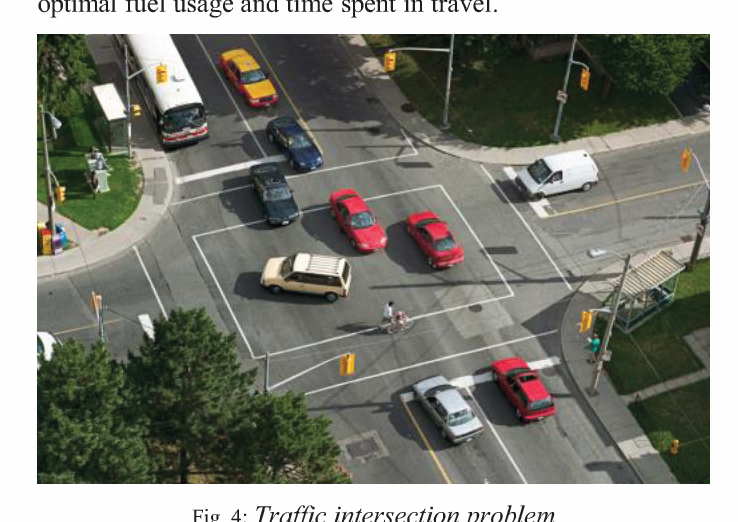
#> input picture traffic.png, 738 x 522 px, found by its file name
$ python contour.py   (older library calls are emulated)
#> lines starting #> are read from the running program, lines starting #| are printed output that depends on the picture; after the words box and inside, x2 and y2 are one past the last pixel; in counts of white or black regions, pixels touching at a corner belong together
import numpy as np
import cv2

image = cv2.imread("E:\\Projects\\Python\\OpenCV\\traffic.png")
#> image is the input picture: shape (522, 738, 3); mean B, G, R 121, 129.9, 128.8
imgray = cv2.cvtColor(image, cv2.COLOR_BGR2GRAY)
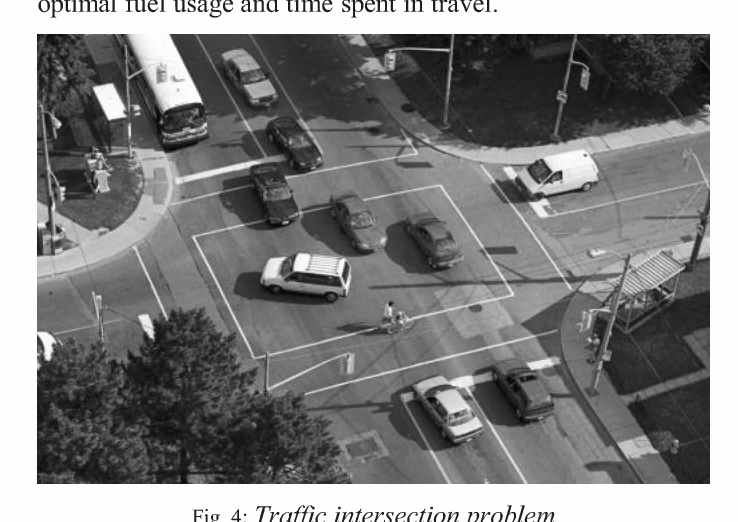
#> imgray: shape (522, 738); min 3, max 255, mean 128.6
ret, thresh = cv2.threshold(imgray, 127, 255, 0)
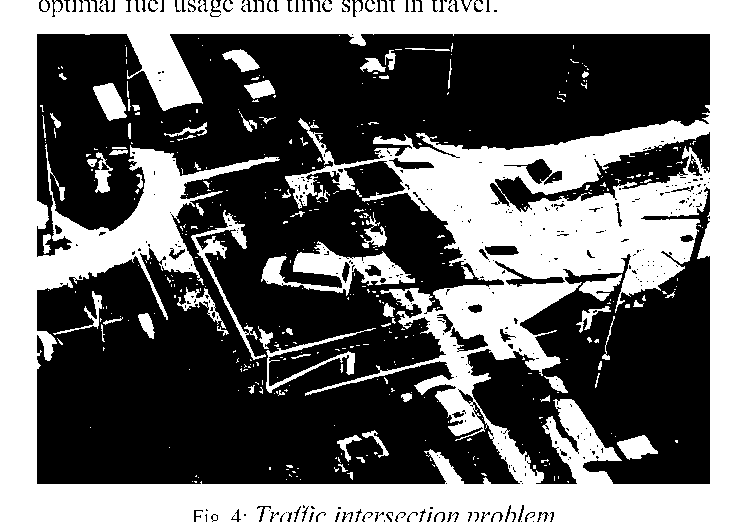
#> thresh: shape (522, 738); 41.2% white; 407 white regions (340 under 20 px)
im2, contours, hierarchy = cv2.findContours(thresh, cv2.RETR_TREE, cv2.CHAIN_APPROX_SIMPLE)
#> contours = 853 contours, 760 with area under 20; largest, box (x1, y1, x2, y2) and area: (0, 0, 738, 522) 380690, (36, 33, 711, 485) 195454, (466, 186, 711, 485) 38381, (494, 131, 711, 213) 5077, (261, 241, 415, 296) 3078
box=cv2.drawContours(image, contours, -1, (0,255,0), 3)
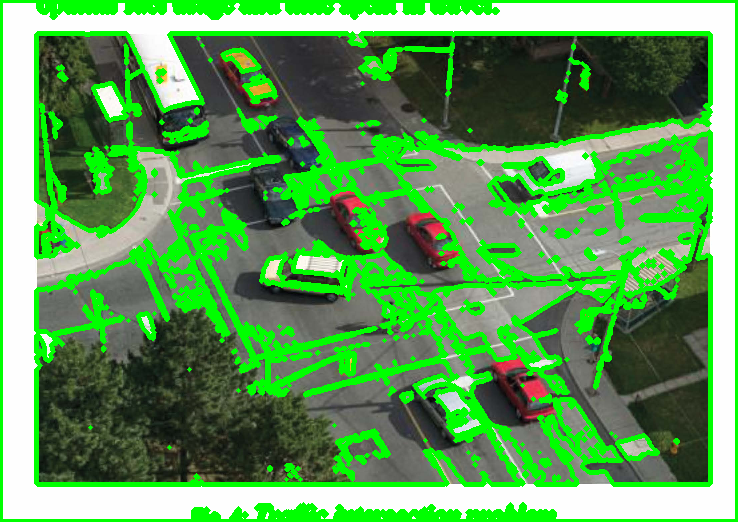
#> box: shape (522, 738, 3); mean B, G, R 86.5, 155.6, 91.8


cv2.imshow("contour",box)

cv2.waitKey(0)
cv2.destroyAllWindows()

$ run again, with clouds.jpg saved as traffic.png
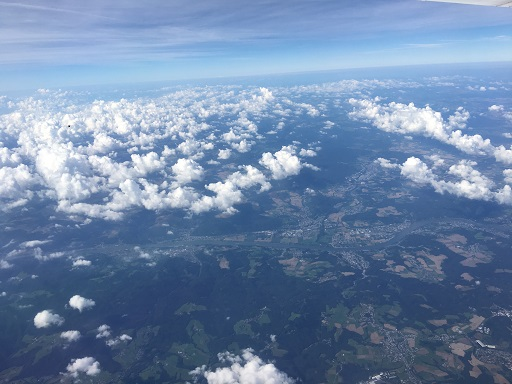
#> input picture clouds.jpg, 512 x 384 px, found by its file name
#> image is the input picture: shape (384, 512, 3); mean B, G, R 167.8, 134.4, 110.1
#> `ret, thresh = cv2.threshold(imgray, 127, 255, 0)`:
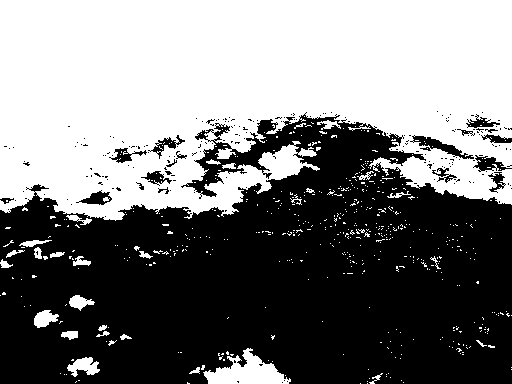
#> thresh: shape (384, 512); 48.4% white; 548 white regions (517 under 20 px)
#> contours = 920 contours, 866 with area under 20; largest, box (x1, y1, x2, y2) and area: (0, 0, 512, 221) 91065, (203, 348, 291, 384) 1498, (411, 135, 475, 160) 514, (67, 357, 100, 377) 326, (78, 190, 113, 206) 304
#> `box=cv2.drawContours(image, contours, -1, (0,255,0), 3)`:
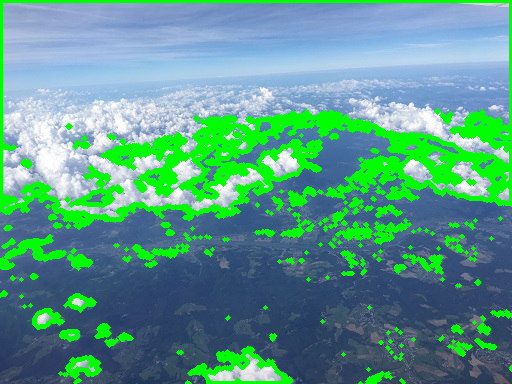
#> box: shape (384, 512, 3); mean B, G, R 138.2, 153.9, 90

$ run again, with road.jpg saved as traffic.png
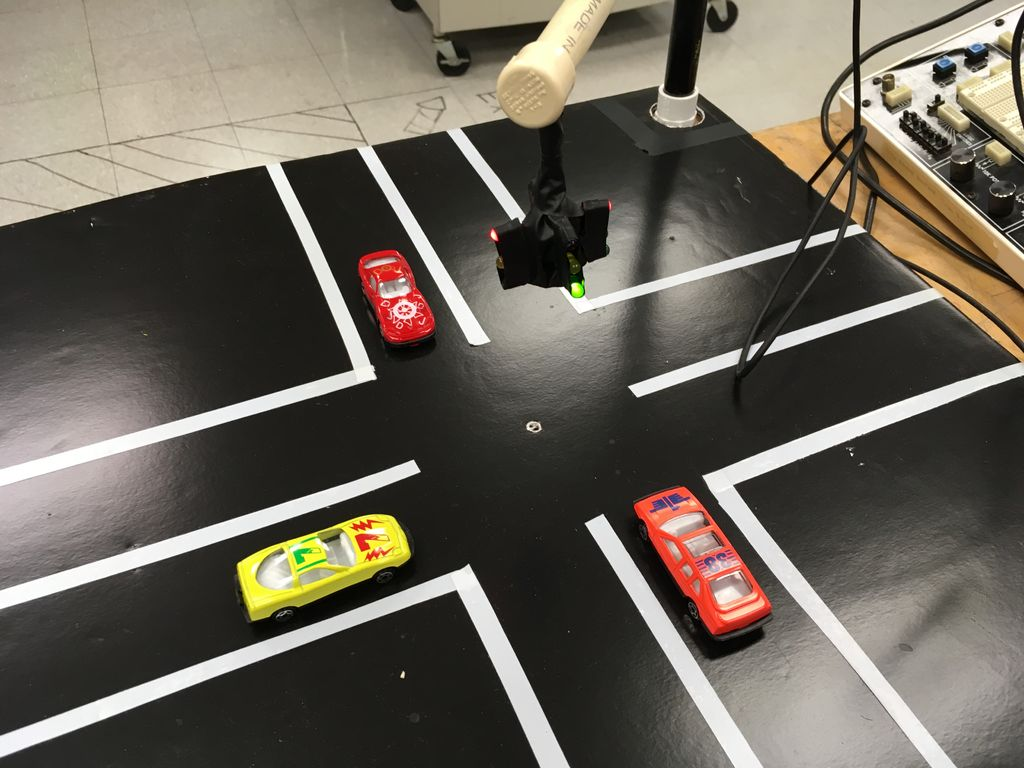
#> input picture road.jpg, 1024 x 768 px, found by its file name
#> image is the input picture: shape (768, 1024, 3); mean B, G, R 88.3, 98.7, 104.8
#> `ret, thresh = cv2.threshold(imgray, 127, 255, 0)`:
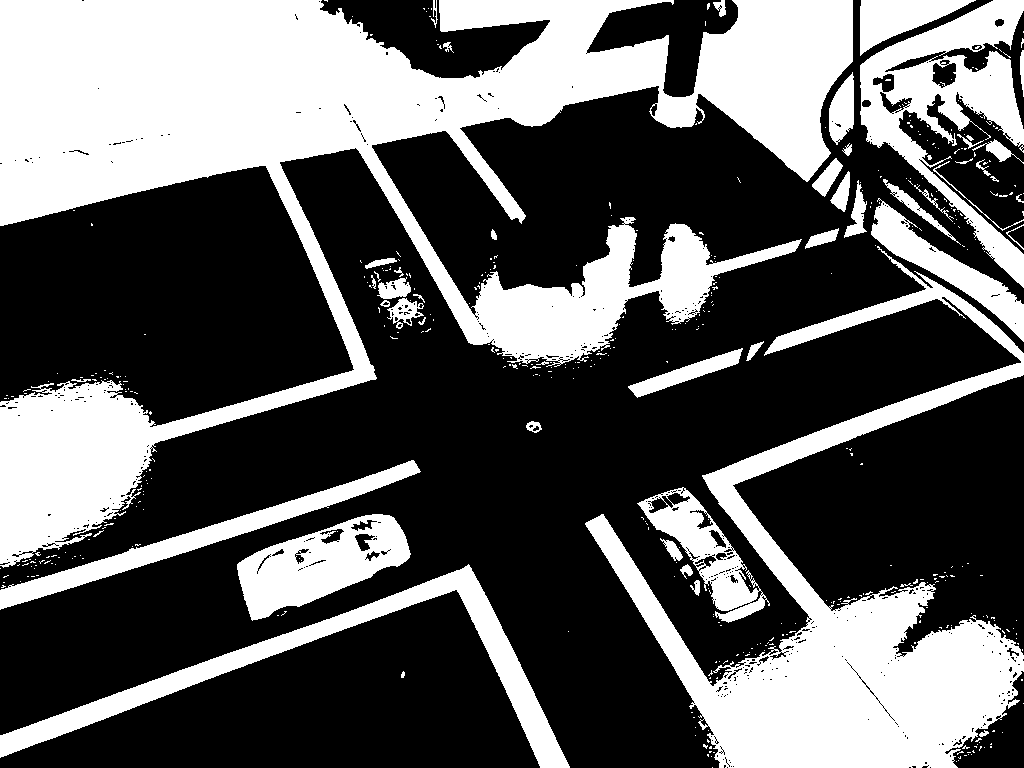
#> thresh: shape (768, 1024); 36.9% white; 460 white regions (408 under 20 px)
#> contours = 1232 contours, 1134 with area under 20; largest, box (x1, y1, x2, y2) and area: (0, 0, 853, 568) 158493, (585, 246, 1024, 768) 57200, (860, 0, 1024, 288) 16622, (0, 564, 570, 768) 13488, (237, 514, 411, 621) 10075
#> `box=cv2.drawContours(image, contours, -1, (0,255,0), 3)`:
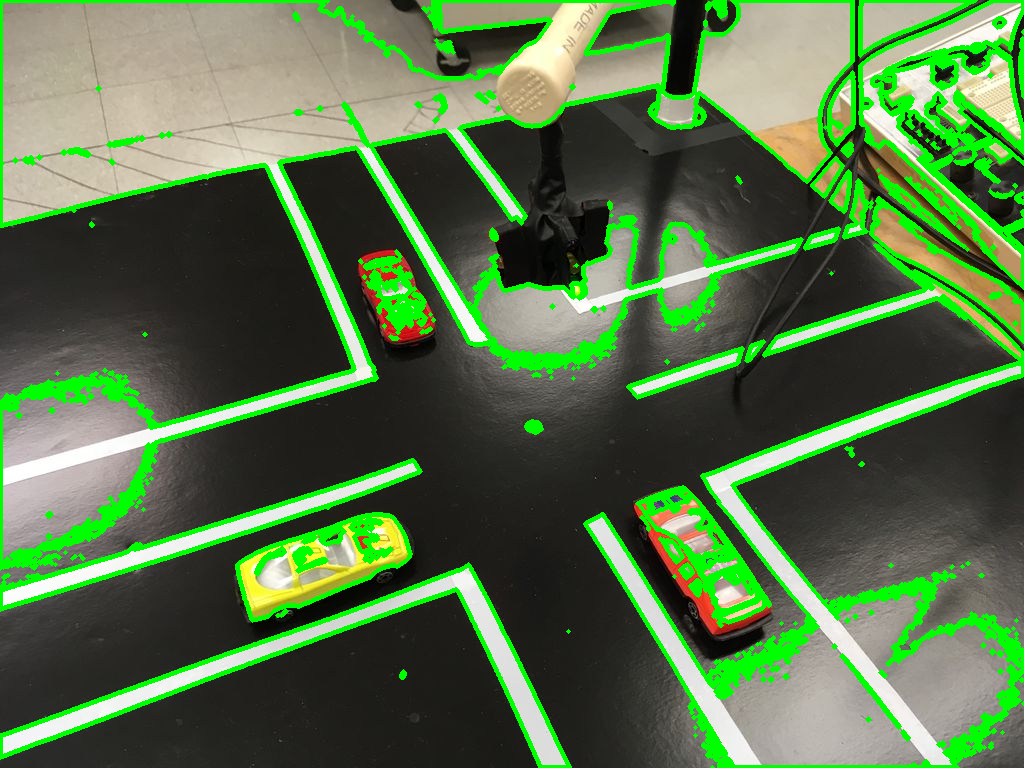
#> box: shape (768, 1024, 3); mean B, G, R 72.4, 114.1, 84.9
